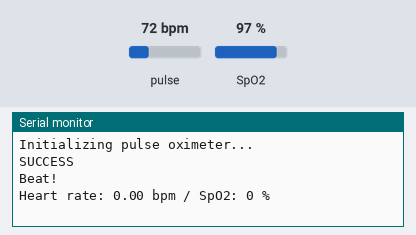
A sketch run on a simulated Arduino Uno, built with avr-gcc and run on an emulated ATmega328P. Shown: the last lines printed to the serial monitor. Inputs (shaded band) come from the test bench; at power-on: pulse 72 bpm, SpO2 97 %.

Above: at 1.2 s.
1.3 s: pulse set to 42 bpm
At 2.7 s:
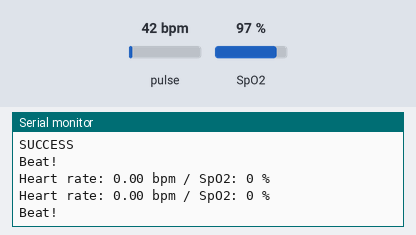
2.8 s: SpO2 set to 80 %
At 3.6 s:
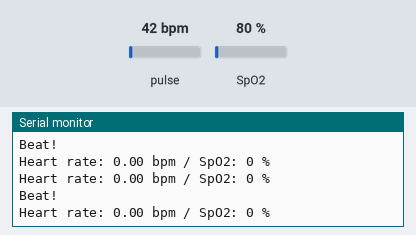
4.3 s: pulse set to 70 bpm
At 7.5 s:
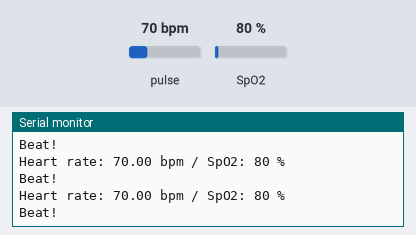
Timing chart, 0 to 9.0 s (numbered marks = the images above; inputs shaded):
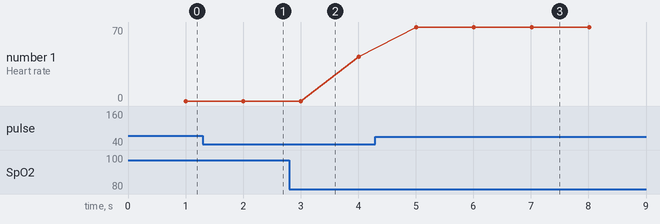

The sketch:

Heart_Pulse_sensor_Max30100___Heart_Rate___Oxygen__project.ino
```cpp
#include <Wire.h>
#include "MAX30100_PulseOximeter.h"

PulseOximeter pox;

uint32_t lastBeat = 0;

void onBeatDetected() {
  Serial.println("Beat!");
}

void setup() {
  Serial.begin(115200);
  Serial.println("Initializing pulse oximeter...");

  if (!pox.begin()) {
    Serial.println("FAILED to initialize MAX30100!");
    for(;;);
  } else {
    Serial.println("SUCCESS");
  }

  // Register callback for beat detection
  pox.setOnBeatDetectedCallback(onBeatDetected);
}

void loop() {
  // Call update frequently
  pox.update();

  // Display heart rate & SpO2 once per second
  if (millis() - lastBeat > 1000) {
    Serial.print("Heart rate: ");
    Serial.print(pox.getHeartRate());
    Serial.print(" bpm / SpO2: ");
    Serial.print(pox.getSpO2());
    Serial.println(" %");

    lastBeat = millis();
  }
}
```

Measured:
- after the input at 4.3 s, the serial monitor: prints a new line after 0.71 s (image 3)
- plotted number 1: 42 → 70 after the input at 4.3 s
